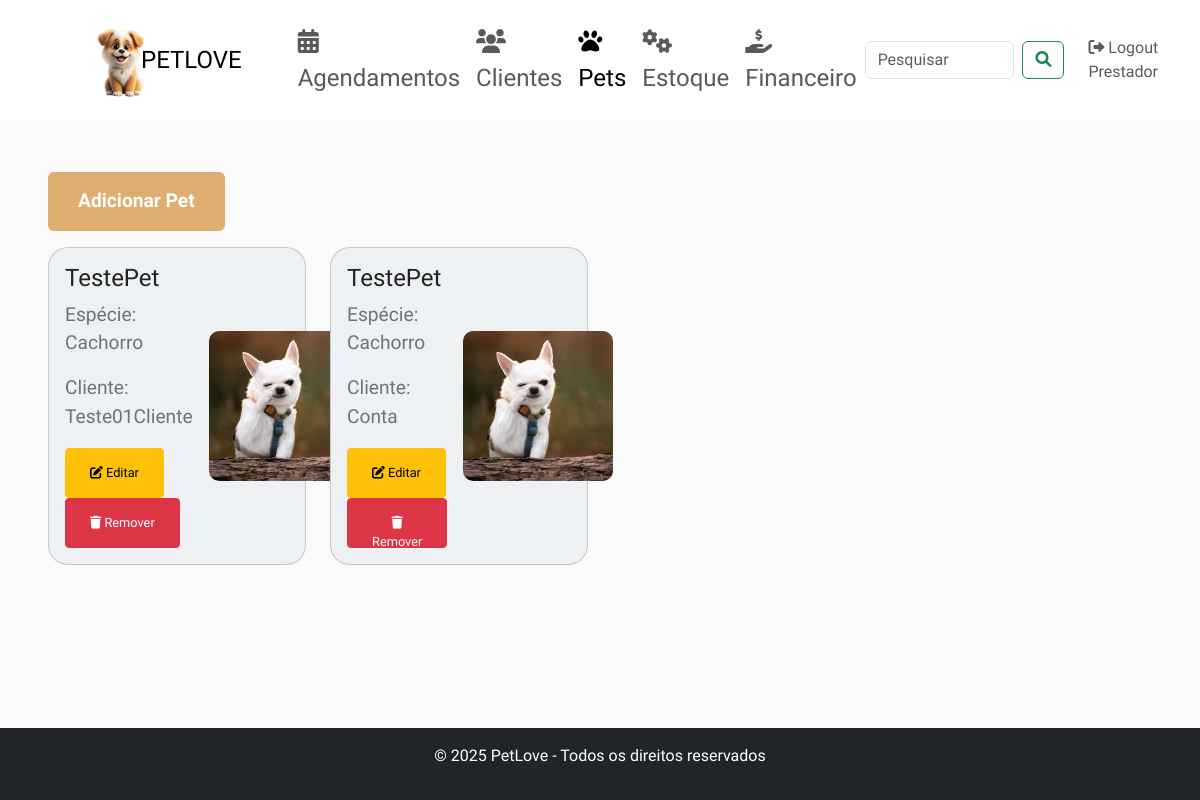
Page /pets (signed in) on the committed database.
### app.py (models this page shows, shortened)
class Pet(db.Model):
    __tablename__ = 'pet'
    id = db.Column(db.Integer, primary_key=True)
    nome = db.Column(db.String(80), nullable=False)
    idade = db.Column(db.Integer)
    sexo = db.Column(db.String(10))
    especie = db.Column(db.String(50))
    cliente_id = db.Column(db.Integer, db.ForeignKey('cliente.id'), nullable=False)
    foto = db.Column(db.String(120), nullable=True)
    cliente = db.relationship('Cliente', back_populates='pets')

class Cliente(db.Model):
    id = db.Column(db.Integer, primary_key=True)
    nome = db.Column(db.String(120), nullable=False)
    email = db.Column(db.String(120), unique=True, nullable=False)
    telefone = db.Column(db.String(20), nullable=True)
    financeiros = db.relationship('LancamentoFinanceiro', back_populates='cliente', lazy=True)
    pets = db.relationship('Pet', back_populates='cliente', lazy=True)
    usuario = db.relationship('User', back_populates='cliente', uselist=False)

### app.py (the view)
@app.route('/pets')
@login_required
def pets():
    if current_user.role == 'cliente':
        flash("Acesso negado! Clientes não podem acessar esta página.")
        return redirect(url_for('home_cliente'))
    pets = Pet.query.all()
    cliente = Cliente.query.first()
    return render_template('pets.html', pets=pets, cliente=cliente)

### app.py (called while the page is built)
@login_manager.user_loader
def load_user(user_id):
    return User.query.get(int(user_id))

@app.before_request
def create_tables():
    db.create_all()

### templates/pets.html (shortened to what this page needs)
<!DOCTYPE html>
<html lang="pt-br">
<head>
    <link href="https://cdn.jsdelivr.net/npm/bootstrap@5.3.0-alpha1/dist/css/bootstrap.min.css" rel="stylesheet">
    <link href="https://cdnjs.cloudflare.com/ajax/libs/font-awesome/6.0.0/css/all.min.css" rel="stylesheet">
</head>
<body>
<nav class="navbar navbar-expand-lg bg-custom mb-4">
    <div class="container-fluid">
        <a class="navbar-brand" href="http://127.0.0.1:5000/home_prestador">
            <img src="{{ url_for('static', filename='images/LOGO.png') }}" alt="PetLove Logo" style="height: 80px; margin-left: 70px; width: 70%;">
            <a style="font-size: 24px; color: #000000; text-decoration: none;">PETLOVE</a>
        </a>
        <div class="collapse navbar-collapse" id="navbarNav">
            <ul class="navbar-nav ms-5">
                <li class="nav-item">
                    <a href="{{ url_for('agendamentos') }}" class="nav-link {% if request.endpoint == 'agendamentos' %}active{% endif %} fs-4">
                        <i class="fas fa-calendar-alt"></i> Agendamentos
                    </a>
                </li>
                <li class="nav-item">
                    <a href="{{ url_for('clientes') }}" class="nav-link {% if request.endpoint == 'clientes' %}active{% endif %} fs-4">
                        <i class="fas fa-users"></i> Clientes
                    </a>
                </li>
                <li class="nav-item">
                    <a href="{{ url_for('pets') }}" class="nav-link {% if request.endpoint == 'pets' %}active{% endif %} fs-4">
                        <i class="fas fa-paw"></i> Pets
                    </a>
                </li>
                <li class="nav-item">
                    <a href="{{ url_for('estoque') }}" class="nav-link {% if request.endpoint == 'estoque' %}active{% endif %} fs-4">
                        <i class="fas fa-cogs"></i> Estoque
                    </a>
                </li>
                <li class="nav-item">
                    <a href="{{ url_for('financeiro') }}" class="nav-link {% if request.endpoint == 'financeiro' %}active{% endif %} fs-4">
                        <i class="fas fa-hand-holding-usd"></i> Financeiro
                    </a>
                </li>
            </ul>
            <form class="d-flex ms-auto" role="search" method="GET" action="{{ url_for('pets') }}">
                <input class="form-control me-2" type="search" placeholder="Pesquisar" aria-label="Pesquisar" name="search">
                <button class="btn btn-outline-success" type="submit">
                    <i class="fas fa-search"></i>
                </button>
            </form>
         <ul class="navbar-nav ms-3">
            {% if current_user.role == 'cliente' %}
                <li class="nav-item">
                    <a class="nav-link" href="{{ url_for('logout') }}"><i class="fas fa-sign-out-alt"></i> Logout Cliente</a>
                </li>
            {% elif current_user.role == 'prestador' %}
                <li class="nav-item">
                    <a class="nav-link" href="{{ url_for('logout') }}"><i class="fas fa-sign-out-alt"></i> Logout Prestador</a>
                </li>
            {% endif %}
        </ul>
    </div>
</div>
</nav>
<div class="container-fluid content-container">
    <a href="{{ url_for('adicionar_pet', cliente_id=cliente.id) }}" class="btn btn-primary my-3 text-flash-blue">
        Adicionar Pet
    </a>
    <div class="row">
        {% for pet in pets %}
        <div class="col-md-3 mb-4">
            <div class="card">
                <div class="card-body d-flex">
                    <div class="text-container">
                        <h5 class="card-title">{{ pet.nome }}</h5>
                        <p class="card-text">Espécie: {{ pet.especie }}</p>
                        <p class="card-text">Cliente: {{ pet.cliente.nome }}</p>
                        <a href="{{ url_for('editar_pet', id=pet.id) }}" class="btn btn-warning btn-sm">
                            <i class="fas fa-edit"></i> Editar
                        </a>
                        <form action="{{ url_for('remover_pet', id=pet.id) }}" method="POST" style="display:inline;">
                            <button type="submit" class="btn btn-danger btn-sm">
                                <i class="fas fa-trash"></i> Remover
                            </button>
                        </form>
                    </div>
                    <div class="image-container ms-3">
                        {% if pet.foto %}
                            <img src="{{ url_for('static', filename='uploads/' + pet.foto) }}" alt="Foto do Pet">
                        {% else %}
                            <img src="{{ url_for('static', filename='images/default-pet.jpg') }}" alt="Foto do Pet">
                        {% endif %}
                    </div>
                </div>
            </div>
        </div>
        {% endfor %}
    </div>
</div>
<footer class="bg-dark text-white text-center py-3 fixed-bottom">
    <p>© 2025 PetLove - Todos os direitos reservados</p>
</footer>
</body>
</html>

### templates/pets.html (style rules this page uses)
:root { --accent-color: #DEAD6F; --dark-color: #222222; --light-dark-color: #727272; --light-color: #fff; --grey-color: #dbdbdb; --light-grey-color: #fafafa; --primary-color: #6995B1; --light-primary-color: #eef1f3; --body-font: 'Chilanka', cursive; --heading-font: 'Chilanka', cursive; --secondary-font: 'Montserrat', sans-serif; }
body { font-family: var(--body-font); background-color: var(--light-grey-color); padding-bottom: 60px; }
.bg-custom { background-color: var(--light-color); }
.navbar { height: 120px; }
.content-container { padding: 1% 4%; }
.card { border-radius: 20px; background-color: var(--light-primary-color); transition: transform 0.2s; }
.card-title { font-size: 1.5rem; color: var(--dark-color); }
.card-text { font-size: 1.2rem; color: var(--light-dark-color); }
footer { margin: 0; }
.btn-primary { background-color: var(--accent-color); color: white; font-weight: bold; border: none; padding: 15px 30px; font-size: 1.2rem; }
.text-flash-blue { animation: flash-text-blue 1s infinite; }
.card-body { display: flex; justify-content: space-between; align-items: center; }
.text-container { flex: 1; }
.image-container { margin-left: 20px; }
.image-container img { max-width: 150px; max-height: 150px; object-fit: cover; border-radius: 10px; }
.btn-sm { height: 50px; font-size: 0.8rem; padding: 14px 24px; }

### rows in the picture
Pet: nome "TestePet", especie "Cachorro", cliente.nome "Teste01Cliente", foto (picture)
Pet: nome "TestePet", especie "Cachorro", cliente.nome "Conta", foto (picture)
